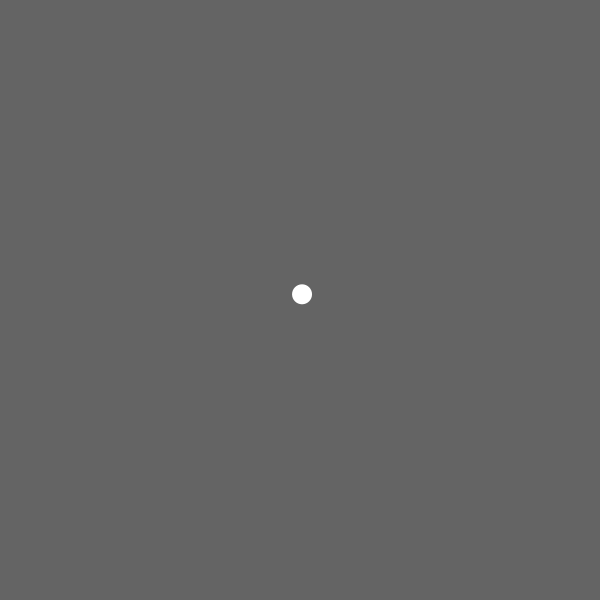
Frame 1 (no input)
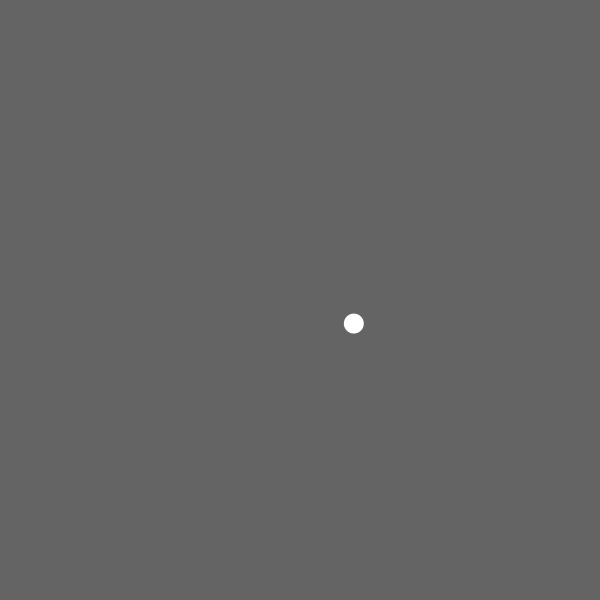
Frame 60 (the mouse pressed at the canvas centre just before this capture)
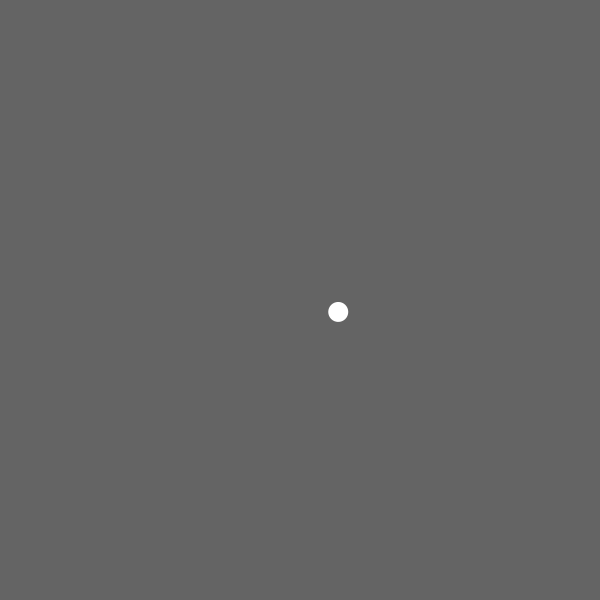
Frame 120 (the mouse held since frame 60 and released just before this capture)

The Processing sketch that drew these frames (run headless with seeded random() and noise(); from frame 60 on, the mouse is pressed at the canvas centre):

// Processing sketch: Exercise_I_07
// ── Exercise_I_07.pde
Walker bunda;

void setup() {
  pixelDensity(displayDensity());
  size(600, 600);
  bunda = new Walker();
}

void draw() {
  background(100);
  bunda.step();
  bunda.render();
}

// ── Walker.pde
class Walker {
  PVector pos;
  float noff;
  
  Walker() {
    pos = new PVector(width/2, height/2);
  }
  
  void step() {
    PVector stepV = PVector.random2D();
    float stepSize = map(noise(noff), 0, 1, 0, 10);
    stepV.mult(stepSize);
    pos.add(stepV);
    println(stepV.mag());
    noff += 0.01;
  }
  
  void render() {
    noStroke();
    ellipse(pos.x, pos.y, 20, 20);
  }
}
